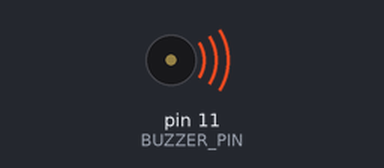
A sketch run on a simulated Arduino Uno, built with avr-gcc and run on an emulated ATmega328P. Shown: buzzer (waves = sounding). At 0.8 s the program stops and its outputs stay as they are.

Above: at 0.1 s.
Timing chart, 0 to 2.3 s (numbered marks = the images above):
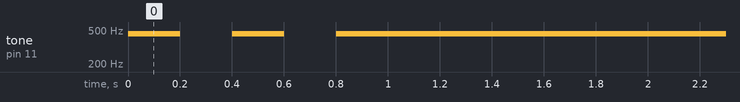

Measured:
- by itself, tone on pin 11 (BUZZER_PIN): alternates 450 Hz for 0.20 s and silent for 0.20 s, 5 changes in all, then stays 450 Hz

The sketch:

buzzer1.ino
```cpp
#define BUZZER_PIN 11

void setup() {

}

void loop() {
  //short
  int i = 0;
  do{
    tone(BUZZER_PIN, 450);
    delay(200);
    noTone(BUZZER_PIN);
    delay(200);
  }while(i<3);

  delay(3000);

  //long
  tone(BUZZER_PIN, 450);
  delay(500);
  noTone(BUZZER_PIN);
  delay(500);
}
```
